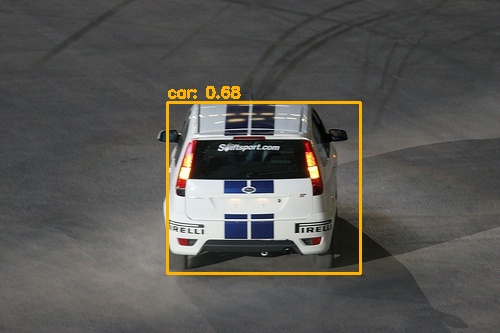
#> input picture run/detect/000012.jpg, 500 x 333 px
$ python -i transform.py   (imports and definitions only)
#> lines starting #> are read from the running program, lines starting #| are printed output that depends on the picture
import cv2
import numpy as np


class Transform:

    # [23 lines left out: functions __init__, __call__, not called in this run]


class Blur:
    def __init__(self, size=(5, 5)):
        self.size = size

    def __call__(self, img):
        return cv2.blur(img, self.size)


class Hue:
    def __call__(self, img):
        hsv = cv2.cvtColor(img, cv2.COLOR_RGB2HSV)
#> hsv: shape (333, 500, 3); mean H, S, V 52, 21, 89.7
        h, s, v = cv2.split(hsv)
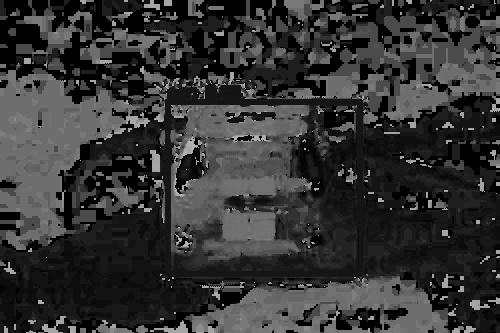
#> h: shape (333, 500); min 0, max 179, mean 52
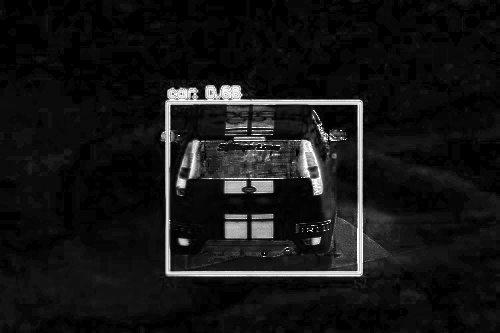
#> s: shape (333, 500); min 0, max 255, mean 21
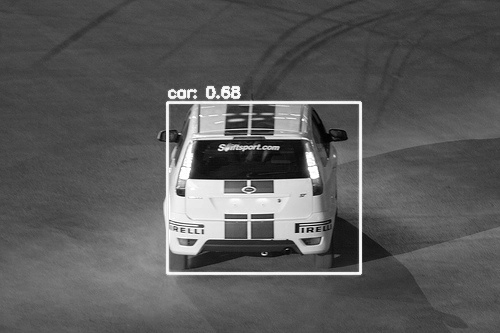
#> v: shape (333, 500); min 0, max 255, mean 89.7
        adjust = np.random.choice([0.5, 1.5])
        h = h * adjust
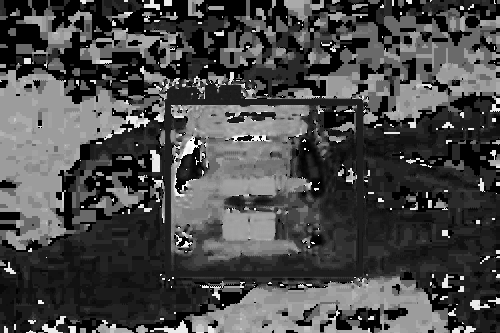
#> h: shape (333, 500) float64; min 0, max 89.5, mean 26; drawn with min black and max white
        h = np.clip(h, 0, 255).astype(hsv.dtype)
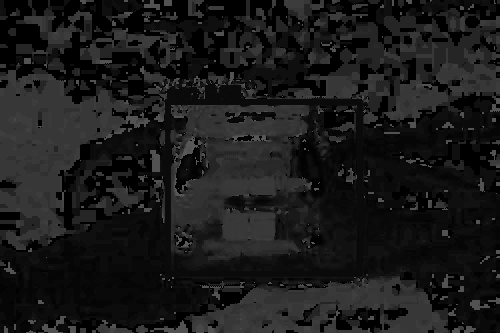
#> h: shape (333, 500); min 0, max 89, mean 25.8
        hsv = cv2.merge((h, s, v))
#> hsv: shape (333, 500, 3); mean H, S, V 25.8, 21, 89.7
        img = cv2.cvtColor(hsv, cv2.COLOR_HSV2RGB)
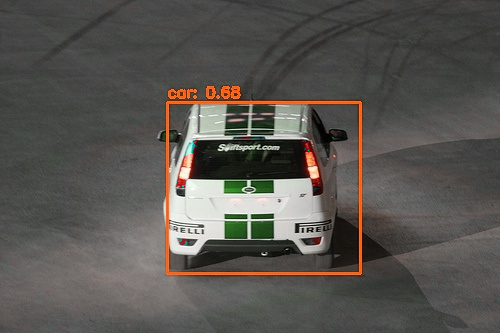
#> img: shape (333, 500, 3); mean R, G, B 87.9, 85, 80.6
        return img


class Saturation:
    # [9 lines left out: function __call__, not called in this run]


class Brightness:
    # [9 lines left out: function __call__, not called in this run]


class Identify:
    def __call__(self, data):
        return data


class Scale:
    def __init__(self, min=.8, max=1.2):
        self.min = min
        self.max = max

    # [11 lines left out: function __call__, not called in this run]


class Flip:
    FLIP_TOP_BOTTOM = 0
    FLIP_LEFT_RIGHT = 1
    FLIP_ALL_DIRECTION = -1

    def __init__(self):
        self.flips = [self.FLIP_TOP_BOTTOM, self.FLIP_LEFT_RIGHT, self.FLIP_ALL_DIRECTION]

    # [14 lines left out: function __call__, not called in this run]


class Crop:
    # [35 lines left out: function __call__, not called in this run]


class Translate:

    # [42 lines left out: function __call__, not called in this run]


class MixUp:
    # [30 lines left out: function __call__, not called in this run]


class Mosaic:
    # [55 lines left out: function __call__, not called in this run]

>>> import cv2
>>> picture = cv2.cvtColor(cv2.imread('../run/detect/000012.jpg'), cv2.COLOR_BGR2RGB)
>>> result = Hue()(picture)

$ run again, on run/detect/000036.jpg
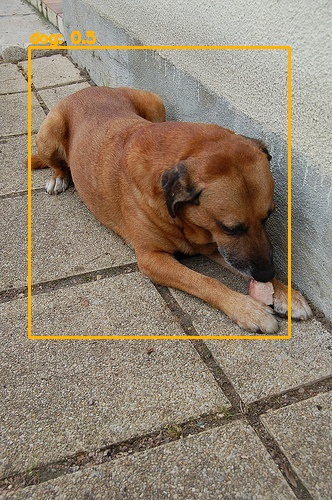
#> input picture run/detect/000036.jpg, 332 x 500 px
#> in __call__, `h = np.clip(h, 0, 255).astype(hsv.dtype)`:
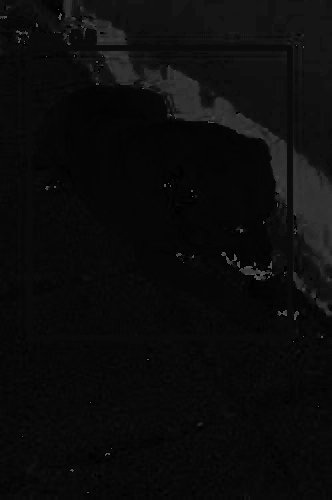
#> h: shape (500, 332); min 0, max 89, mean 11.7
#> in __call__, `img = cv2.cvtColor(hsv, cv2.COLOR_HSV2RGB)`:
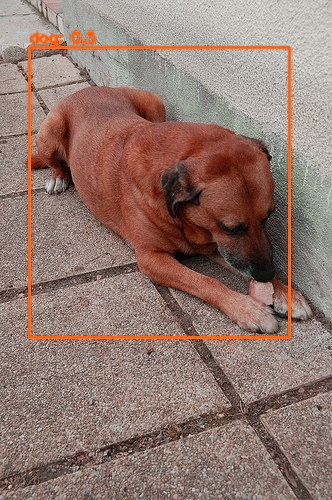
#> img: shape (500, 332, 3); mean R, G, B 145.8, 120.4, 111.1

$ run again, on run/detect/000044.jpg
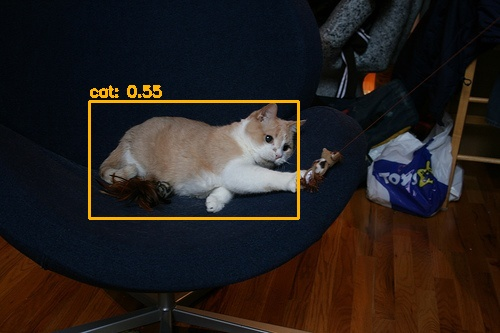
#> input picture run/detect/000044.jpg, 500 x 333 px
#> in __call__, `h = np.clip(h, 0, 255).astype(hsv.dtype)`:
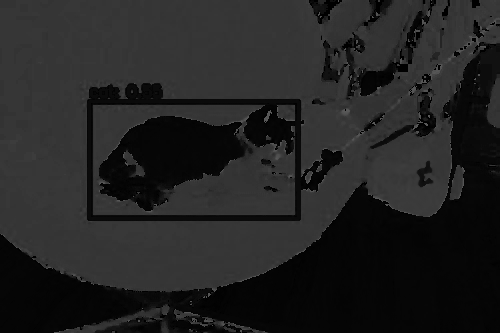
#> h: shape (333, 500); min 0, max 89, mean 35
#> in __call__, `img = cv2.cvtColor(hsv, cv2.COLOR_HSV2RGB)`:
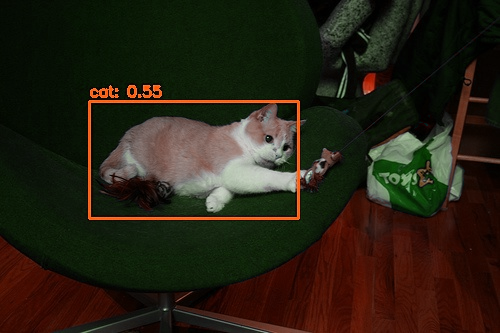
#> img: shape (333, 500, 3); mean R, G, B 39.5, 33.4, 19.8
